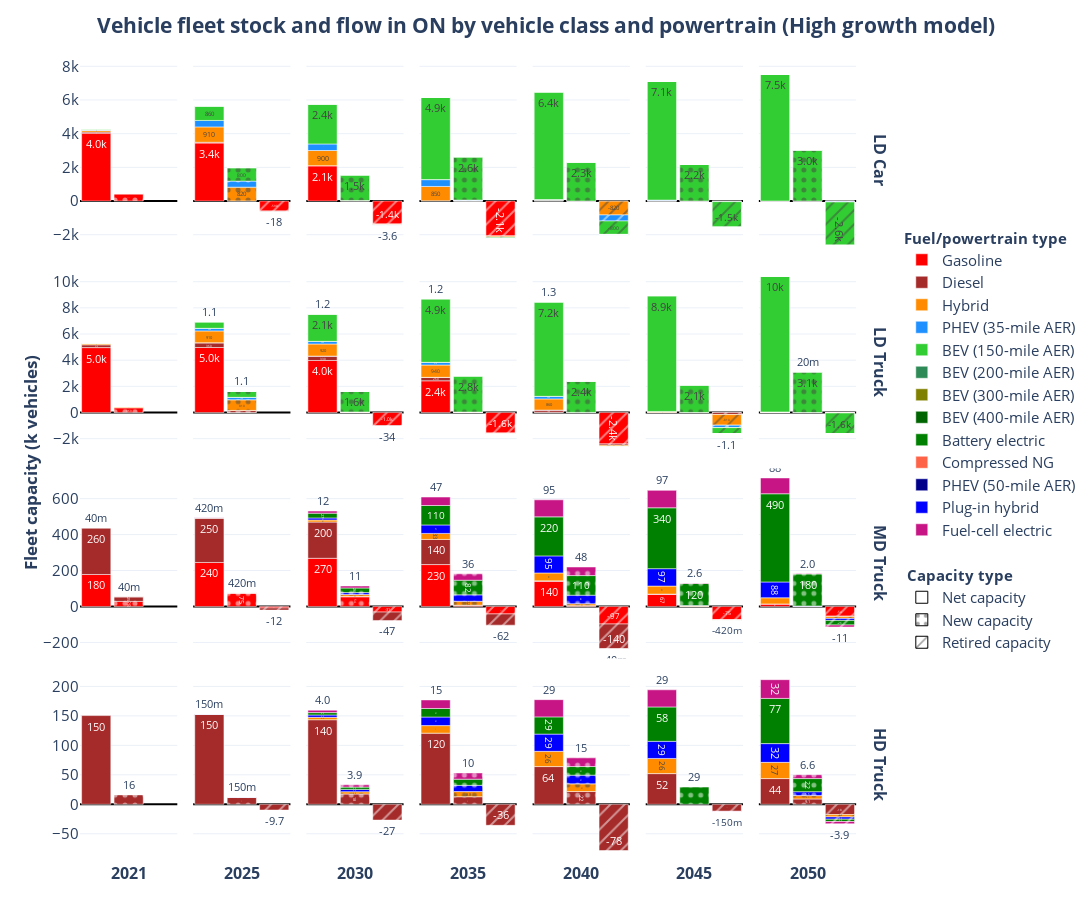

Write notebook code for a chart like this one.
### Code cell
plot_capacity_flow(
    db_variant='highgrowth', 
    scenario='highgrowth',
    scenario_title='High growth model',
    # modes=['MD Truck', 'HD Truck'],
)
